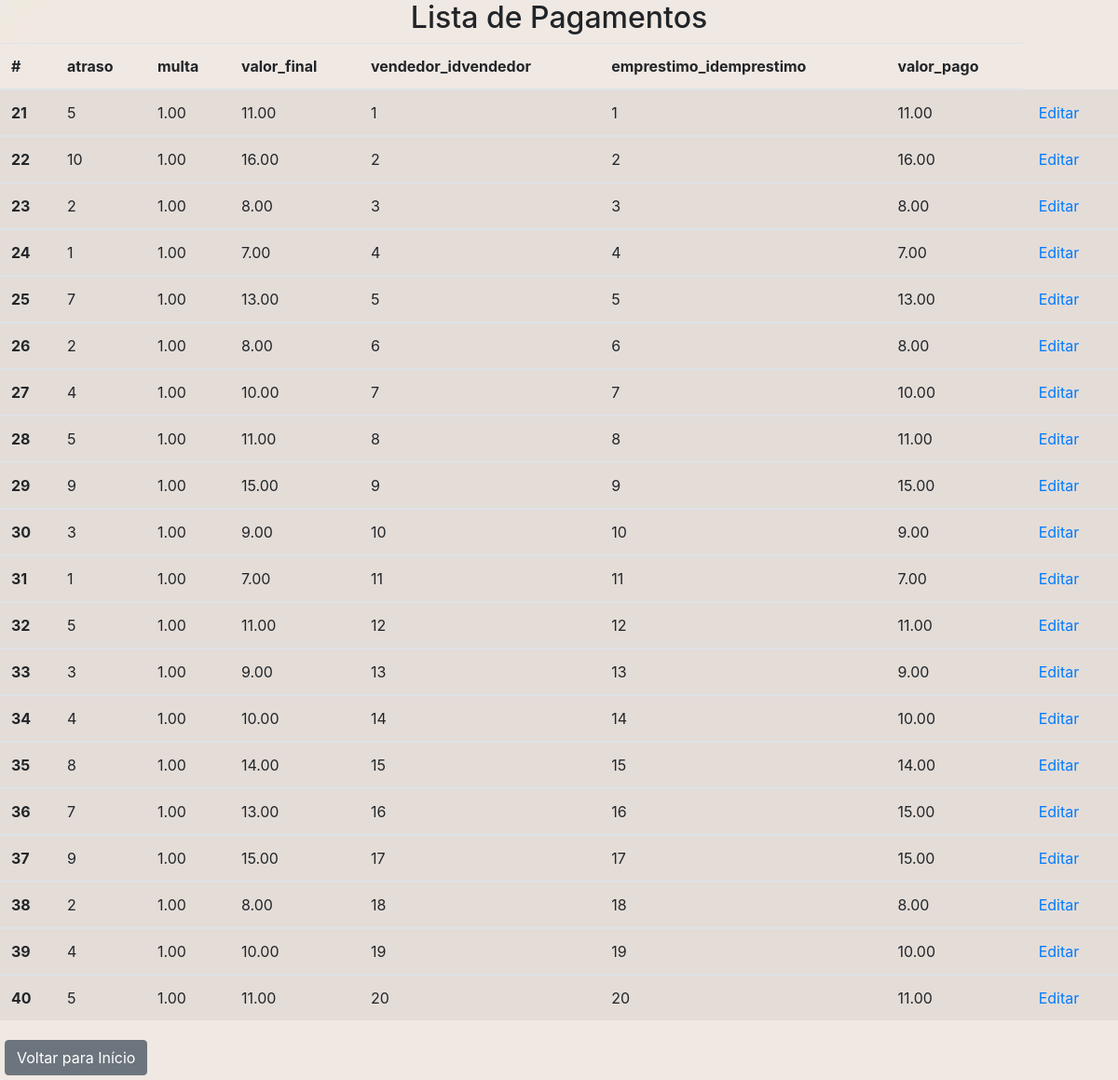
The page /listarPagamento.php (signed in) on the database its author committed.
### tables this page shows
CREATE TABLE IF NOT EXISTS `pagamento` (
  `idpagamento` INT(11) NOT NULL AUTO_INCREMENT,
  `atraso` INT(11) NOT NULL,
  `multa` DECIMAL(10,2) NOT NULL,
  `valor_final` DECIMAL(10,2) NOT NULL,
  `vendedor_idvendedor` INT(11) NOT NULL,
  `emprestimo_idemprestimo` INT(11) NOT NULL,
  `valor_pago` DECIMAL(10,2) NOT NULL,
  PRIMARY KEY (`idpagamento`),
  INDEX `fk_devolucao_vendedor1_idx` (`vendedor_idvendedor` ASC) VISIBLE,
  INDEX `fk_pagamento_emprestimo1_idx` (`emprestimo_idemprestimo` ASC) VISIBLE,
  CONSTRAINT `fk_devolucao_vendedor1`
    FOREIGN KEY (`vendedor_idvendedor`)
    REFERENCES `vendedor` (`idvendedor`)
    ON DELETE CASCADE
    ON UPDATE NO ACTION,
  CONSTRAINT `fk_pagamento_emprestimo1`
    FOREIGN KEY (`emprestimo_idemprestimo`)
    REFERENCES `emprestimo` (`idemprestimo`)
    ON DELETE CASCADE
    ON UPDATE NO ACTION);

### public/listarPagamento.php (the view, shortened to what this page needs)
<!DOCTYPE html>
<html lang="en">
<head>
    <link rel="stylesheet" href="./css/bootstrap.css">
    <link rel="stylesheet" href="./css/estilo.css">
</head>
<body class="listar">
    <h2>Lista de Pagamentos</h2>
    <table class="table table-striped">
        <thead>
            <tr>
                <th scope="col">#</th>
                <th scope="col">atraso</th>
                <th scope="col">multa</th>
                <th scope="col">valor_final</th>
                <th scope="col">vendedor_idvendedor</th>
                <th scope="col">emprestimo_idemprestimo</th>
                <th scope="col">valor_pago</th>
            </tr>
        </thead>
        <?php
        require_once "../controle/conexao.php";
        $sql = "SELECT * FROM pagamento";
        $resultados = mysqli_query($conexao, $sql);
        while ($linha = mysqli_fetch_array($resultados)) {
            $id = $linha['idpagamento'];;
            $atraso = $linha['atraso'];
            $multa = $linha['multa'];
            $final = $linha['valor_final'];
            $idvendedor = $linha['vendedor_idvendedor'];
            $idemprestimo = $linha['emprestimo_idemprestimo'];
            $pago = $linha['valor_pago'];
            echo "<tbody>";
            echo "<tr>";
            echo "<th scope='row'>$id</th>";
            echo "<td>$atraso</td>";
            echo "<td>$multa</td>";
            echo "<td>$final</td>";
            echo "<td>$idvendedor</td>";
            echo "<td>$idemprestimo</td>";
            echo "<td>$pago</td>";
            echo "<td><a href='formpagamento.php?id=$id'>Editar</a></td>";
            echo "</tr>";
            echo "</tbody>";
        }
        ?>
    </table>
    <a href="home.php" class="btn btn-secondary float-start">Voltar para Início</a>
</body>
</html>

### public/css/estilo.css (style rules this page uses)
body { background-image: url('../assets/wallpaper.jpg'); background-size: cover; max-width: 100%; }
a { margin: 5px; }
h2 { text-align: center; }
.listar { background-image: url('/wallpaperinfinito.jpg'); background-size: cover; max-width: 100%; }

### rows shown on the page
pagamento: idpagamento "21", atraso "5", multa "1.00", valor_final "11.00", vendedor_idvendedor "1", emprestimo_idemprestimo "1", valor_pago "11.00"
pagamento: idpagamento "22", atraso "10", multa "1.00", valor_final "16.00", vendedor_idvendedor "2", emprestimo_idemprestimo "2", valor_pago "16.00"
pagamento: idpagamento "23", atraso "2", multa "1.00", valor_final "8.00", vendedor_idvendedor "3", emprestimo_idemprestimo "3", valor_pago "8.00"
pagamento: idpagamento "24", atraso "1", multa "1.00", valor_final "7.00", vendedor_idvendedor "4", emprestimo_idemprestimo "4", valor_pago "7.00"
pagamento: idpagamento "25", atraso "7", multa "1.00", valor_final "13.00", vendedor_idvendedor "5", emprestimo_idemprestimo "5", valor_pago "13.00"
pagamento: idpagamento "26", atraso "2", multa "1.00", valor_final "8.00", vendedor_idvendedor "6", emprestimo_idemprestimo "6", valor_pago "8.00"
pagamento: idpagamento "27", atraso "4", multa "1.00", valor_final "10.00", vendedor_idvendedor "7", emprestimo_idemprestimo "7", valor_pago "10.00"
pagamento: idpagamento "28", atraso "5", multa "1.00", valor_final "11.00", vendedor_idvendedor "8", emprestimo_idemprestimo "8", valor_pago "11.00"
pagamento: idpagamento "29", atraso "9", multa "1.00", valor_final "15.00", vendedor_idvendedor "9", emprestimo_idemprestimo "9", valor_pago "15.00"
pagamento: idpagamento "30", atraso "3", multa "1.00", valor_final "9.00", vendedor_idvendedor "10", emprestimo_idemprestimo "10", valor_pago "9.00"
pagamento: idpagamento "31", atraso "1", multa "1.00", valor_final "7.00", vendedor_idvendedor "11", emprestimo_idemprestimo "11", valor_pago "7.00"
pagamento: idpagamento "32", atraso "5", multa "1.00", valor_final "11.00", vendedor_idvendedor "12", emprestimo_idemprestimo "12", valor_pago "11.00"
pagamento: idpagamento "33", atraso "3", multa "1.00", valor_final "9.00", vendedor_idvendedor "13", emprestimo_idemprestimo "13", valor_pago "9.00"
pagamento: idpagamento "34", atraso "4", multa "1.00", valor_final "10.00", vendedor_idvendedor "14", emprestimo_idemprestimo "14", valor_pago "10.00"
pagamento: idpagamento "35", atraso "8", multa "1.00", valor_final "14.00", vendedor_idvendedor "15", emprestimo_idemprestimo "15", valor_pago "14.00"
pagamento: idpagamento "36", atraso "7", multa "1.00", valor_final "13.00", vendedor_idvendedor "16", emprestimo_idemprestimo "16", valor_pago "15.00"
pagamento: idpagamento "37", atraso "9", multa "1.00", valor_final "15.00", vendedor_idvendedor "17", emprestimo_idemprestimo "17", valor_pago "15.00"
pagamento: idpagamento "38", atraso "2", multa "1.00", valor_final "8.00", vendedor_idvendedor "18", emprestimo_idemprestimo "18", valor_pago "8.00"
pagamento: idpagamento "39", atraso "4", multa "1.00", valor_final "10.00", vendedor_idvendedor "19", emprestimo_idemprestimo "19", valor_pago "10.00"
pagamento: idpagamento "40", atraso "5", multa "1.00", valor_final "11.00", vendedor_idvendedor "20", emprestimo_idemprestimo "20", valor_pago "11.00"
